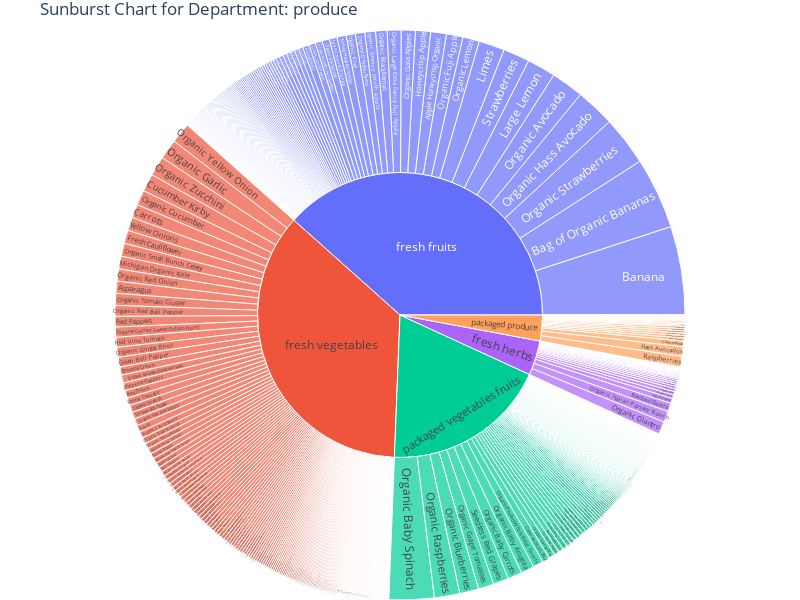

Source (notebook cell):
### Code cell
df = pd.read_csv('mma_mart.csv')
import plotly.express as px
import plotly.io as pio
department_df = df[df['department'] == 'produce']

unique_aisles = department_df['aisle'].unique()
unique_products = department_df['product_name'].unique()

# Create a sunburst chart for the current department
fig = px.sunburst(department_df, path=['aisle', 'product_name'])

# Customize the layout
fig.update_layout(
        title=f"Sunburst Chart for Department: {'produce'}",
        margin=dict(l=0, r=0, b=0, t=30),
        paper_bgcolor="white",
        height=600,  # Adjust the height
        width=800,   # Adjust the width
)
    # Show the chart
fig.show()


# Save the figure as a PNG file

### Figure 1 — Plotly figure (JSON) as saved in the notebook; plotly's stock layout.template omitted (floating-point values rounded to 4 significant figures; data arrays with more than 128 entries replaced by an {"elided": "..."} marker saying what was removed)
{"data": [{"branchvalues": "total", "domain": {"x": [0, 1], "y": [0, 1]}, "hovertemplate": "labels=%{label}<br>count=%{value}<br>parent=%{parent}<br>id=%{id}<extra></extra>", "ids": {"elided": "1442 str values"}, "labels": {"elided": "1442 str values"}, "name": "", "parents": {"elided": "1442 str values"}, "type": "sunburst", "values": {"elided": "1442 int values"}}], "layout": {"height": 600, "legend": {"tracegroupgap": 0}, "margin": {"b": 0, "l": 0, "r": 0, "t": 30}, "paper_bgcolor": "white", "title": {"text": "Sunburst Chart for Department: produce"}, "width": 800}}
